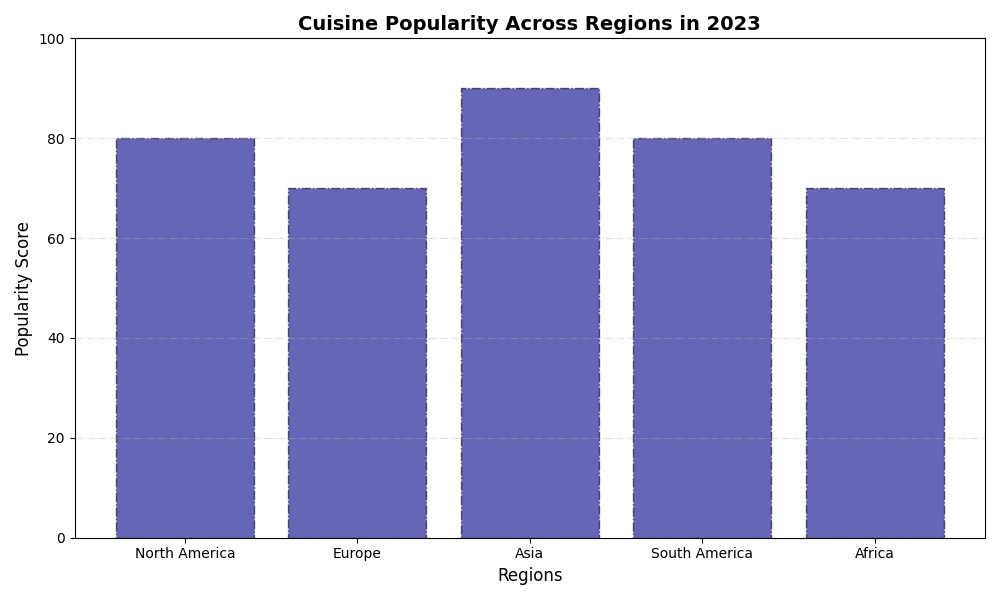

Write the Python code that produced this figure.
import matplotlib.pyplot as plt
import numpy as np

# Data preparation
regions = ['North America', 'Europe', 'Asia', 'South America', 'Africa']
popularity_scores = [80, 70, 90, 80, 70]  # Example data for one cuisine

# Create a figure and axis
fig, ax = plt.subplots(figsize=(10, 6))

# Plot a simple vertical bar chart for one type of cuisine
ax.bar(regions, popularity_scores, color='darkblue', edgecolor='black', alpha=0.6, linestyle='-.')

# Titles and labels
ax.set_title("Cuisine Popularity Across Regions in 2023", fontsize=14, fontweight='bold')
ax.set_xlabel("Regions", fontsize=12)
ax.set_ylabel("Popularity Score", fontsize=12)

# Customizing y-axis grid and ticks
ax.grid(axis='y', linestyle='-.', alpha=0.4)
ax.yaxis.set_ticks(np.arange(0, 101, 20))

# No legend is added intentionally

# Automatically adjust layout to prevent text cutoff
plt.tight_layout()

# Show the plot
plt.show()
